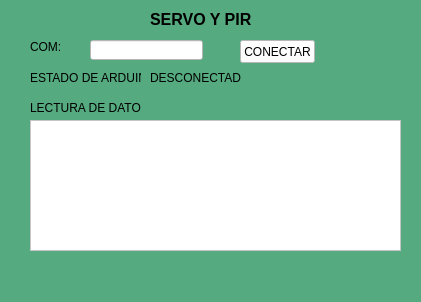
<?xml version="1.0" encoding="UTF-8"?>
<ui version="4.0">
 <class>MainWindow</class>
 <widget class="QMainWindow" name="MainWindow">
  <property name="geometry">
   <rect>
    <x>0</x>
    <y>0</y>
    <width>421</width>
    <height>302</height>
   </rect>
  </property>
  <property name="windowTitle">
   <string>MainWindow</string>
  </property>
  <property name="styleSheet">
   <string notr="true">background-color: rgb(85, 170, 127);</string>
  </property>
  <widget class="QWidget" name="centralwidget">
   <widget class="QLabel" name="label_4">
    <property name="geometry">
     <rect>
      <x>30</x>
      <y>40</y>
      <width>47</width>
      <height>13</height>
     </rect>
    </property>
    <property name="text">
     <string>COM:</string>
    </property>
   </widget>
   <widget class="QLineEdit" name="txt_com">
    <property name="geometry">
     <rect>
      <x>90</x>
      <y>40</y>
      <width>113</width>
      <height>20</height>
     </rect>
    </property>
    <property name="styleSheet">
     <string notr="true">background-color: rgb(255, 255, 255);</string>
    </property>
   </widget>
   <widget class="QPushButton" name="btn_accion">
    <property name="geometry">
     <rect>
      <x>240</x>
      <y>40</y>
      <width>75</width>
      <height>23</height>
     </rect>
    </property>
    <property name="styleSheet">
     <string notr="true">background-color: rgb(255, 255, 255);</string>
    </property>
    <property name="text">
     <string>CONECTAR</string>
    </property>
   </widget>
   <widget class="QLabel" name="label_5">
    <property name="geometry">
     <rect>
      <x>30</x>
      <y>70</y>
      <width>111</width>
      <height>16</height>
     </rect>
    </property>
    <property name="text">
     <string>ESTADO DE ARDUINO:</string>
    </property>
   </widget>
   <widget class="QLabel" name="label_6">
    <property name="geometry">
     <rect>
      <x>150</x>
      <y>70</y>
      <width>91</width>
      <height>16</height>
     </rect>
    </property>
    <property name="text">
     <string>DESCONECTADO</string>
    </property>
   </widget>
   <widget class="QListWidget" name="datos">
    <property name="geometry">
     <rect>
      <x>30</x>
      <y>120</y>
      <width>371</width>
      <height>131</height>
     </rect>
    </property>
    <property name="styleSheet">
     <string notr="true">background-color: rgb(255, 255, 255);</string>
    </property>
   </widget>
   <widget class="QLabel" name="label_7">
    <property name="geometry">
     <rect>
      <x>30</x>
      <y>100</y>
      <width>111</width>
      <height>16</height>
     </rect>
    </property>
    <property name="text">
     <string>LECTURA DE DATOS</string>
    </property>
   </widget>
   <widget class="QLabel" name="label_8">
    <property name="geometry">
     <rect>
      <x>150</x>
      <y>10</y>
      <width>121</width>
      <height>16</height>
     </rect>
    </property>
    <property name="text">
     <string>&lt;html&gt;&lt;head/&gt;&lt;body&gt;&lt;p&gt;&lt;span style=&quot; font-size:12pt; font-weight:600;&quot;&gt;SERVO Y PIR&lt;/span&gt;&lt;/p&gt;&lt;/body&gt;&lt;/html&gt;</string>
    </property>
   </widget>
  </widget>
  <widget class="QMenuBar" name="menubar">
   <property name="geometry">
    <rect>
     <x>0</x>
     <y>0</y>
     <width>421</width>
     <height>21</height>
    </rect>
   </property>
  </widget>
  <widget class="QStatusBar" name="statusbar"/>
 </widget>
 <resources>
  <include location="."/>
  <include location=""/>
 </resources>
 <connections/>
</ui>
